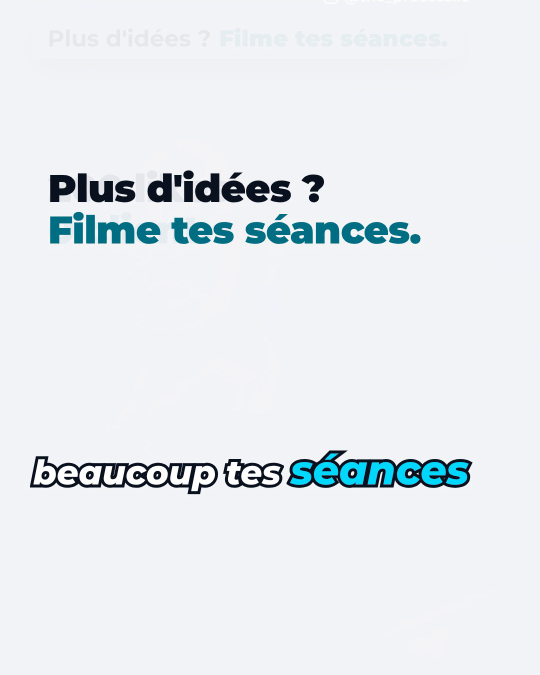
#> input picture videos/shorts/s1/renders/2026-11-08_SEANCE_couverture_4x5.png, 1080 x 1350 px, given in place of cut.mp4, which was not available (shown at 1/2 size)
$ python faces.py ../../videos/shorts/s1/renders/2026-11-08_SEANCE_couverture_4x5.png
#> lines starting #> are read from the running program, lines starting #| are printed output that depends on the picture
"""Mesure la position du visage (coordonnées 1080×1920) sur un montage : une détection toutes les 0,5 s.
Sortie : <assets>/faces.json = [[t, haut, bas], ...] ; affiche le bas maximal (le plus bas où descend le visage)."""
import sys, json, cv2, numpy as np
path = sys.argv[1]
cap = cv2.VideoCapture(f"{path}/cut.mp4")
fps = cap.get(cv2.CAP_PROP_FPS) or 30
cas = cv2.CascadeClassifier(cv2.data.haarcascades + "haarcascade_frontalface_default.xml")
out, i, step = [], 0, int(fps / 2)
while True:
    ok = cap.grab()
    if not ok: break
    if i % step == 0:
        ok, fr = cap.retrieve()
#> fr is the input picture: shape (1350, 1080, 3); mean B, G, R 238.7, 234.9, 230.7
#> ok = True
        g = cv2.cvtColor(cv2.resize(fr, (540, 960)), cv2.COLOR_BGR2GRAY)
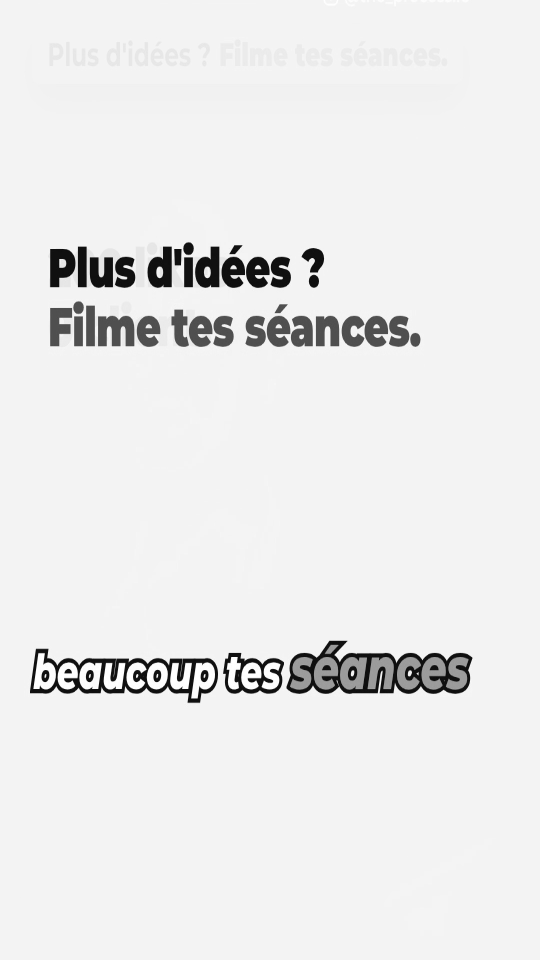
#> g: shape (960, 540); min 11, max 255, mean 234.1
        f = cas.detectMultiScale(g, 1.1, 6, minSize=(90, 90))
#> f = ()
        if len(f):
            x, y, w, h = max(f, key=lambda r: r[2] * r[3])
            # le cadre Haar s'arrête au menton environ : on ajoute 12 % pour la barbe et le cou
            out.append([round(i / fps, 2), int(y * 2), int((y + h * 1.12) * 2)])
    i += 1
json.dump(out, open(f"{path}/faces.json", "w"))
b = [o[2] for o in out]
print(path.split("/")[-2], "détections", len(out), "| bas du visage : médiane", int(np.median(b)), "p95", int(np.percentile(b, 95)), "max", max(b))

$ run again, on videos/shorts/s1/renders/2026-11-08_SEANCE_couverture_9x16.png
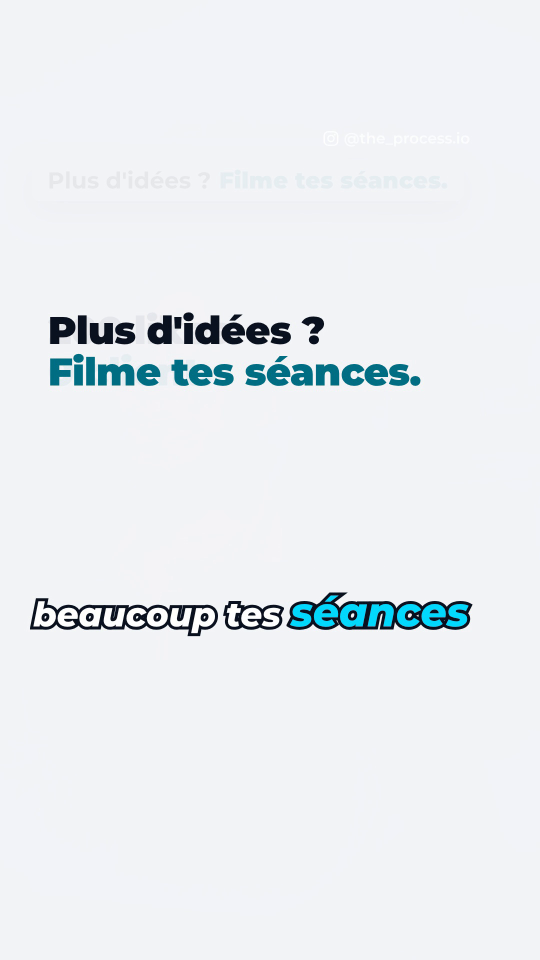
#> input picture videos/shorts/s1/renders/2026-11-08_SEANCE_couverture_9x16.png, 1080 x 1920 px, given in place of cut.mp4, which was not available (shown at 1/2 size)
#> fr is the input picture: shape (1920, 1080, 3); mean B, G, R 241.2, 237.3, 234.1
#> ok = True
#> `g = cv2.cvtColor(cv2.resize(fr, (540, 960)), cv2.COLOR_BGR2GRAY)`:
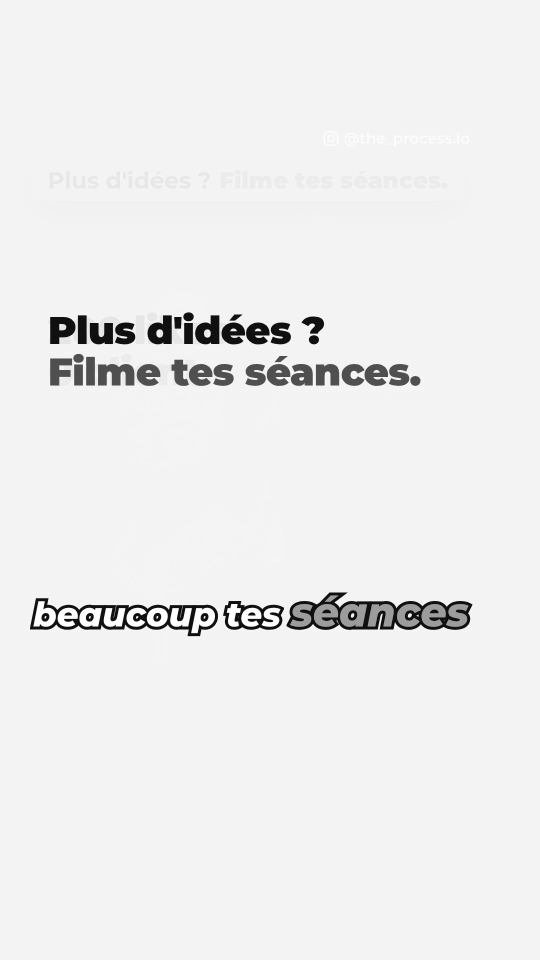
#> g: shape (960, 540); min 13, max 255, mean 236.7
#> f = ()

$ run again, on videos/shorts/s1/renders/2026-11-10_SEANCE_couverture_4x5.png
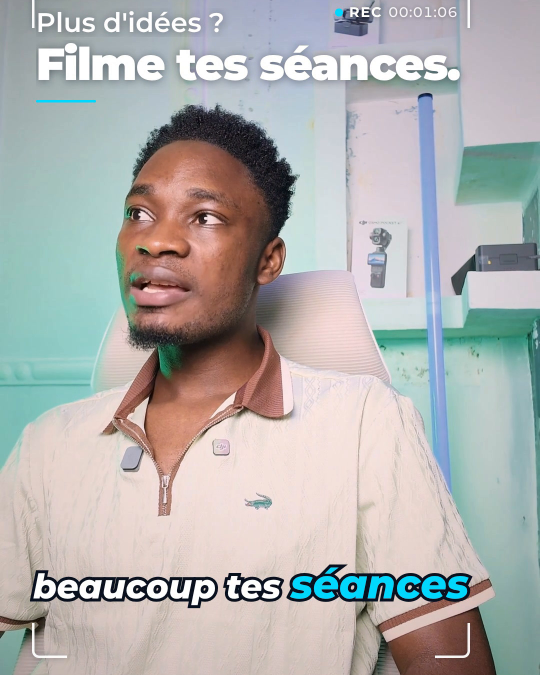
#> input picture videos/shorts/s1/renders/2026-11-10_SEANCE_couverture_4x5.png, 1080 x 1350 px, given in place of cut.mp4, which was not available (shown at 1/2 size)
#> fr is the input picture: shape (1350, 1080, 3); mean B, G, R 174.9, 176.5, 176.4
#> ok = True
#> `g = cv2.cvtColor(cv2.resize(fr, (540, 960)), cv2.COLOR_BGR2GRAY)`:
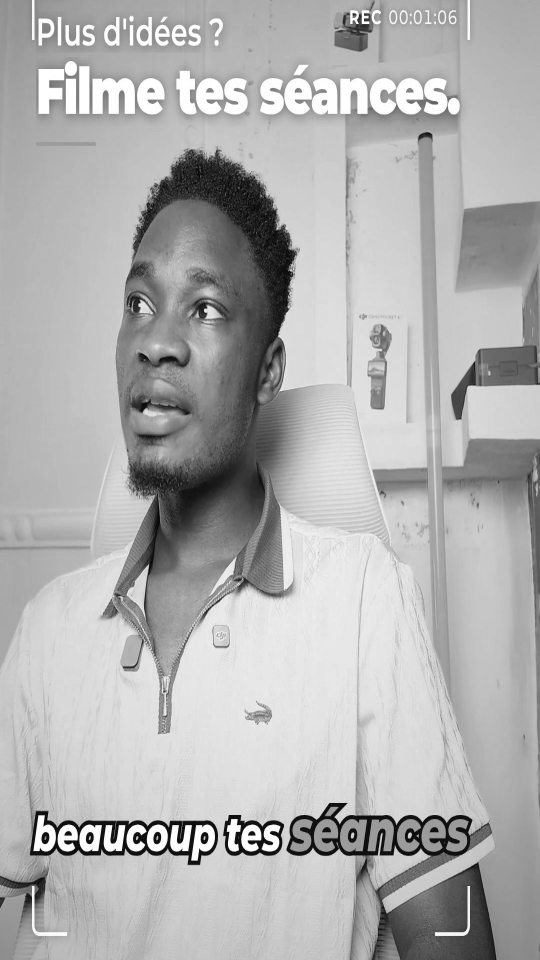
#> g: shape (960, 540); min 4, max 255, mean 176.2
#> f = [[69, 221, 202, 202]]
#> x = 69; y = 221; w = 202

$ run again, on videos/shorts/s1/renders/2026-11-10_SEANCE_couverture_9x16.png
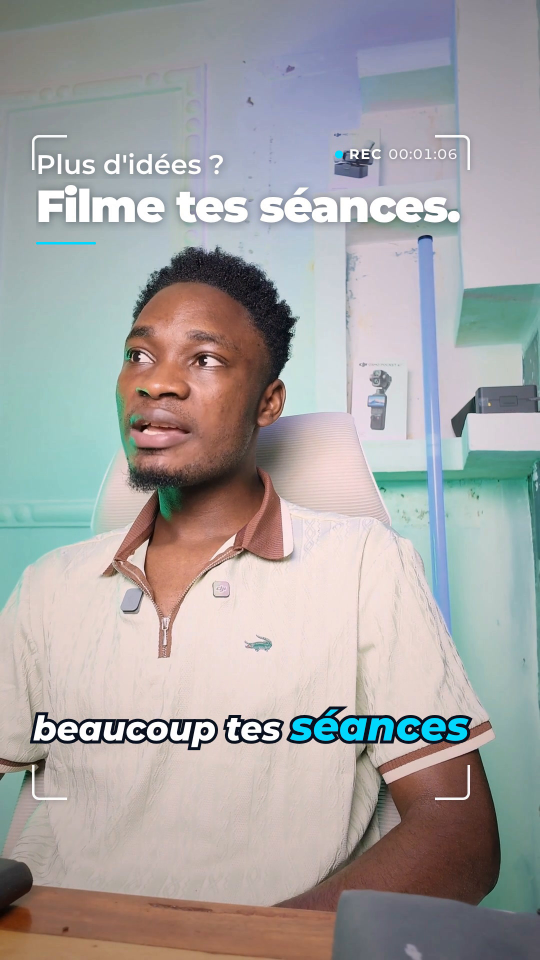
#> input picture videos/shorts/s1/renders/2026-11-10_SEANCE_couverture_9x16.png, 1080 x 1920 px, given in place of cut.mp4, which was not available (shown at 1/2 size)
#> fr is the input picture: shape (1920, 1080, 3); mean B, G, R 163.1, 163.8, 166.1
#> ok = True
#> `g = cv2.cvtColor(cv2.resize(fr, (540, 960)), cv2.COLOR_BGR2GRAY)`:
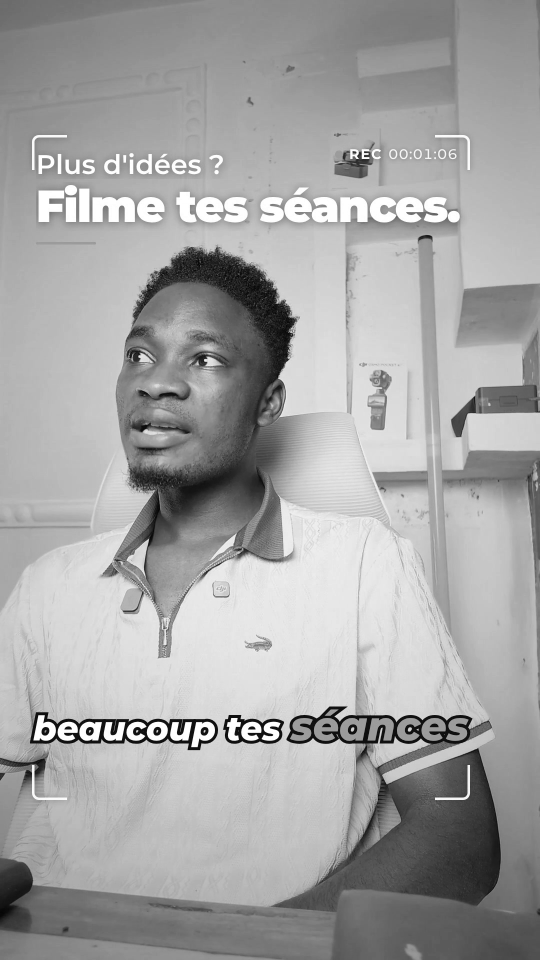
#> g: shape (960, 540); min 5, max 255, mean 164.5
#> f = [[104, 297, 144, 144]]
#> x = 104; y = 297; w = 144
